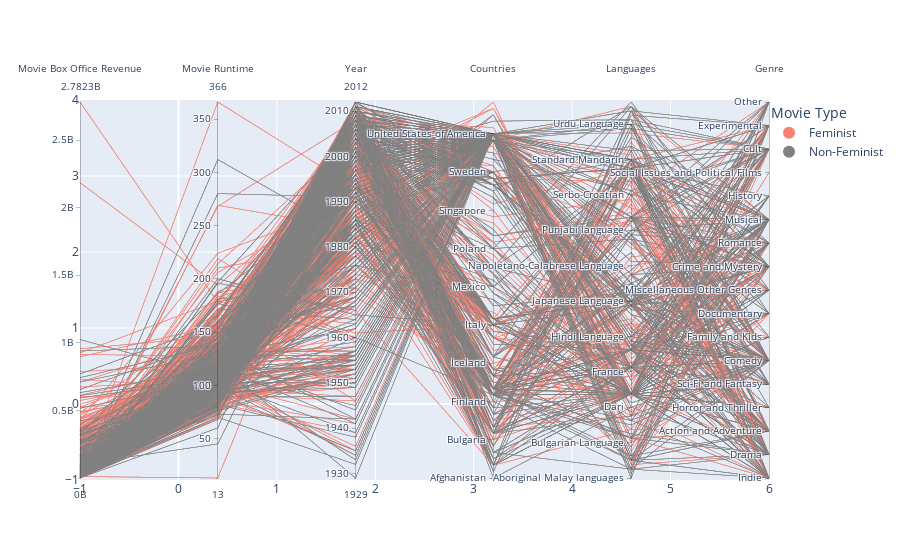

Write notebook code for a chart like this one.
### Code cell
# Create the parallel coordinates plot
parcoords = go.Parcoords(
    line=dict(color=both_sampled['prediction_feminism'], 
              colorscale=['salmon','grey'], 
              showscale=False),
    dimensions=[
        dict(label='Movie Box Office Revenue', values=both_sampled['Movie box office revenue']),
        dict(label='Movie Runtime', values=both_sampled['Movie runtime']),
        dict(label='Year', values=both_sampled['Year']),
        dict(label='Countries', values=both_sampled['countries_encoded'],
             tickvals=selected_country_indices, ticktext=selected_countries),
        dict(label='Languages', values=both_sampled['languages_encoded'],
             tickvals=selected_language_indices, ticktext=selected_languages),
        dict(label='Genre', values=both_sampled['genre_general_encoded'],
             tickvals=list(range(len(both_sampled['genre_general'].unique()))),
             ticktext=both_sampled['genre_general'].unique())
    ]
)

# For the legend to appear, create invisible scatter plots
legend_feminist = go.Scatter(
    x=[None], y=[None], 
    mode='markers',
    marker=dict(size=10, color='salmon'),
    name='Feminist'
)

legend_non_feminist = go.Scatter(
    x=[None], y=[None],
    mode='markers',
    marker=dict(size=10, color='grey'),
    name='Non-Feminist'
)

# Combine the plot with the legend
fig = go.Figure(data=[parcoords, legend_feminist, legend_non_feminist])

# Update layout to show the legend
fig.update_layout(
    legend=dict(
        title="Movie Type",
        x=1, 
        y=1,
        itemsizing='constant',
    )
)

# Show the plot
fig.show()
fig.write_html('parallel_plot')

### Figure 1 — Plotly figure (JSON) as saved in the notebook; plotly's stock layout.template omitted (floating-point values rounded to 4 significant figures; data arrays with more than 128 entries replaced by an {"elided": "..."} marker saying what was removed)
{"data": [{"dimensions": [{"label": "Movie Box Office Revenue", "values": {"elided": "2000 int values"}}, {"label": "Movie Runtime", "values": {"elided": "2000 float values"}}, {"label": "Year", "values": {"elided": "2000 int values"}}, {"label": "Countries", "ticktext": ["Afghanistan", "Bulgaria", "Finland", "Iceland", "Italy", "Mexico", "Poland", "Singapore", "Sweden", "United States of America"], "tickvals": [0, 6, 12, 18, 24, 30, 36, 42, 48, 54], "values": {"elided": "2000 int values"}}, {"label": "Languages", "ticktext": ["Aboriginal Malay languages", "Bulgarian Language", "Dari", "France", "Hindi Language", "Japanese Language", "Napoletano-Calabrese Language", "Punjabi language", "Serbo-Croatian", "Standard Mandarin", "Urdu Language"], "tickvals": [0, 8, 16, 24, 32, 40, 48, 56, 64, 72, 80], "values": {"elided": "2000 int values"}}, {"label": "Genre", "ticktext": ["Indie", "Drama", "Action and Adventure", "Horror and Thriller", "Sci-Fi and Fantasy", "Comedy", "Family and Kids", "Documentary", "Miscellaneous Other Genres", "Crime and Mystery", "Romance", "Musical", "History", "Social Issues and Political Films", "Cult", "Experimental", "Other"], "tickvals": [0, 1, 2, 3, 4, 5, 6, 7, 8, 9, 10, 11, 12, 13, 14, 15, 16], "values": {"elided": "2000 int values"}}], "line": {"color": {"elided": "2000 int values"}, "colorscale": [[0, "salmon"], [1, "grey"]], "showscale": false}, "type": "parcoords"}, {"marker": {"color": "salmon", "size": 10}, "mode": "markers", "name": "Feminist", "type": "scatter", "x": [null], "y": [null]}, {"marker": {"color": "grey", "size": 10}, "mode": "markers", "name": "Non-Feminist", "type": "scatter", "x": [null], "y": [null]}], "layout": {"legend": {"itemsizing": "constant", "title": {"text": "Movie Type"}, "x": 1, "y": 1}}}
